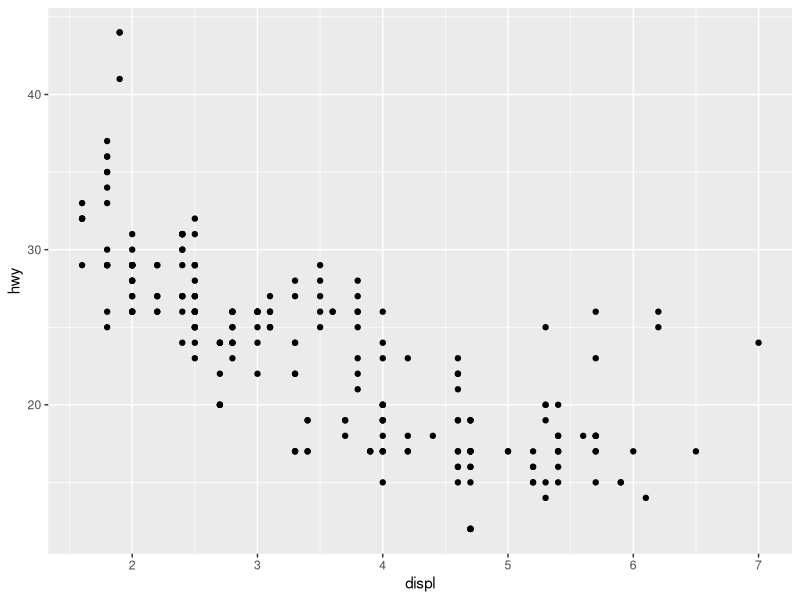
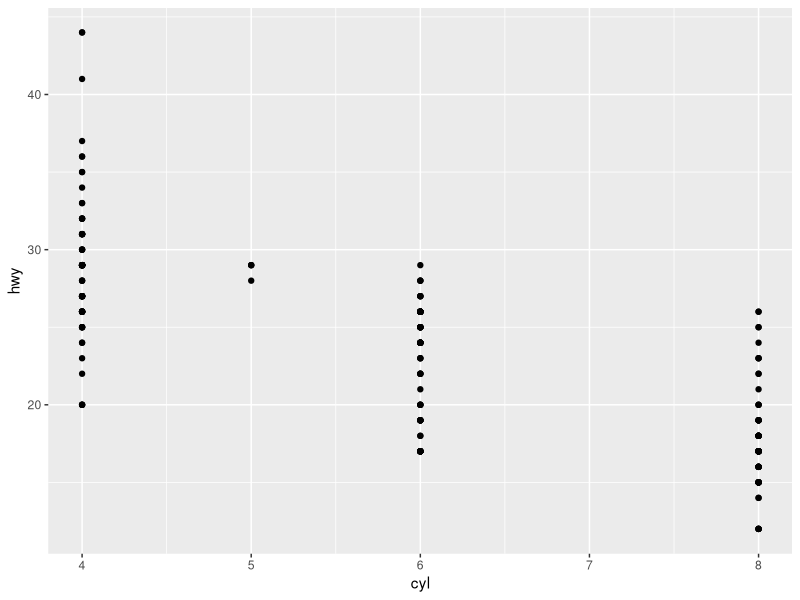
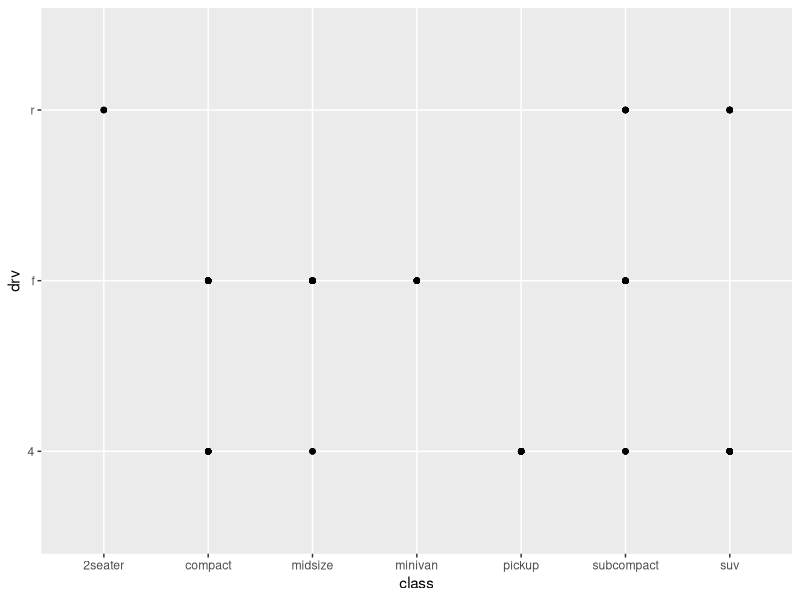
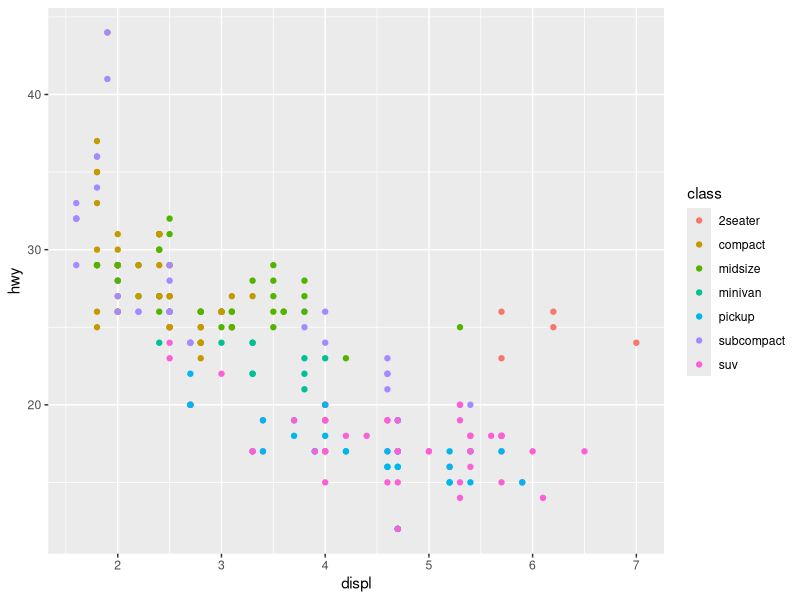
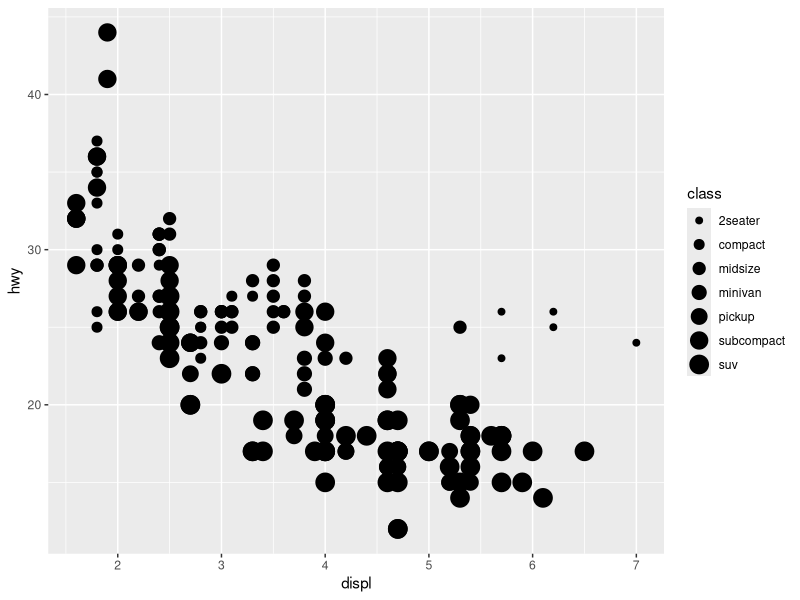
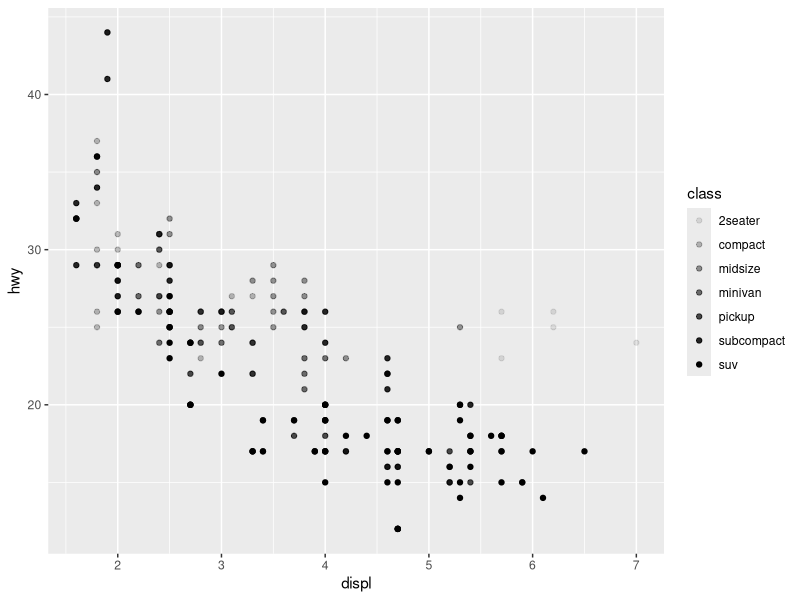
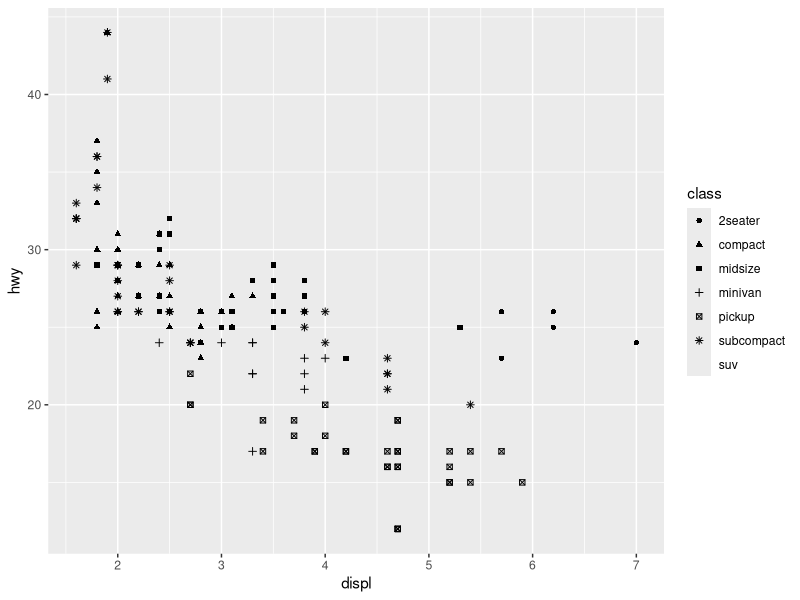
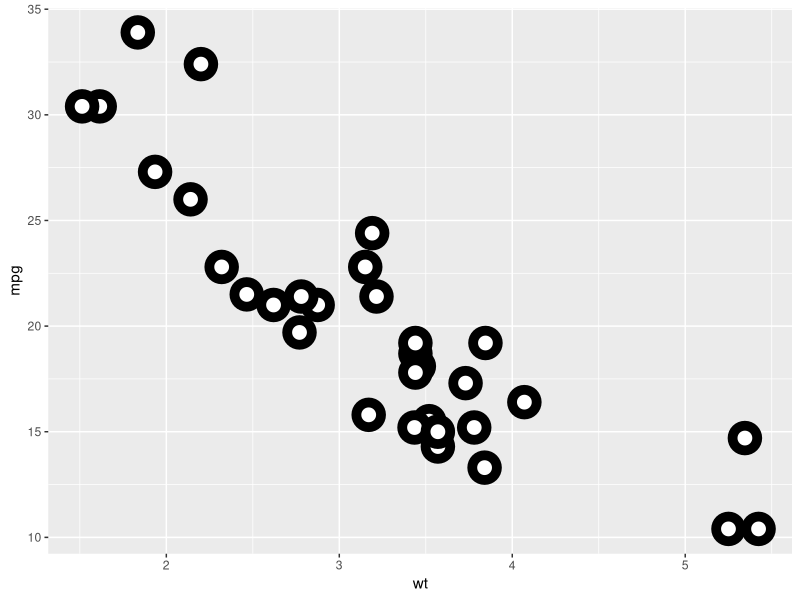

Write R code to recreate these figures, in order.
#######################
#  RICARDO OLIVARES   #
#  DATA VISUALISATION #
#  23/07/2017         #
#######################

setwd("/Users/guiavivechiapas/Documents/R projects")
#install.packages("tidyverse")
#install.packages("digest")
library(digest)
library(tidyverse)

ggplot(data = mpg) + 
  geom_point(mapping = aes(x = displ, y = hwy) )

ggplot(data = mpg) + 
  geom_point(mapping = aes(x = cyl, y = hwy))

ggplot(data = mpg) + 
  geom_point(mapping = aes(x = class, y = drv))

ggplot(data = mpg) + 
  geom_point(mapping = aes(x = displ, y = hwy, color = class))
#ggplot(data = mpg) + 
#  geom_point(mapping = aes(x = displ, y = hwy), color = "blue")

ggplot(data = mpg) + 
  geom_point(mapping = aes(x = displ, y = hwy, size = class))

ggplot(data = mpg) + 
  geom_point(mapping = aes(x = displ, y = hwy, alpha = class))

ggplot(data = mpg) + 
  geom_point(mapping = aes(x = displ, y = hwy, shape = class))

ggplot(mtcars, aes(wt, mpg)) +
  geom_point(shape = 21, colour = "black", fill = "white", size = 5, stroke = 5)

ggplot(data = mpg) + 
  geom_point(mapping = aes(x = displ, y = hwy)) + 
  facet_wrap(~ class, nrow = 2)

ggplot(data = mpg) + 
  geom_point(mapping = aes(x = displ, y = hwy)) + 
  #facet_grid(drv ~ cyl)
  facet_grid(. ~ cyl)

ggplot(data = mpg) + 
  geom_point(mapping = aes(x = drv, y = cyl))

ggplot(data = mpg) + 
  geom_point(mapping = aes(x = displ, y = hwy)) +
  facet_grid(drv ~ .)

ggplot(data = mpg) + 
  geom_point(mapping = aes(x = displ, y = hwy)) +
  facet_grid(. ~ cyl)

ggplot(data = mpg) + 
  geom_point(mapping = aes(x = displ, y = hwy)) +
  facet_grid(cyl ~ .)

ggplot(data = mpg) + 
  geom_smooth(mapping = aes(x = displ, y = hwy, linetype = drv))

ggplot(data = mpg) +
  geom_smooth(
    mapping = aes(x = displ, y = hwy, color = drv),
    show.legend = FALSE
  )

ggplot(data = mpg) + 
  geom_point(mapping = aes(x = displ, y = hwy)) +
  geom_smooth(mapping = aes(x = displ, y = hwy))

ggplot(data = mpg, mapping = aes(x = displ, y = hwy)) + 
  geom_point() + 
  geom_smooth()

ggplot(data = mpg, mapping = aes(x = displ, y = hwy)) + 
  geom_point(mapping = aes(color = class)) + 
  geom_smooth(data = filter(mpg, class == "minivan"), se = FALSE)

ggplot(data = mpg, mapping = aes(x = displ, y = hwy, color = drv)) + 
  geom_point() + 
  geom_smooth(se = FALSE)

ggplot(data = mpg, mapping = aes(x = displ, y = hwy)) +
  geom_point(size = 3, stroke = 1) + 
  geom_smooth(se = FALSE, size = 2)

ggplot(data = mpg, mapping = aes(x = displ, y = hwy)) +
  geom_point(size = 3, stroke = 1) + 
  geom_smooth(se = FALSE, size = 2, aes(shape = drv)) 

ggplot(data = diamonds) + 
  geom_bar(mapping = aes(x = cut))
